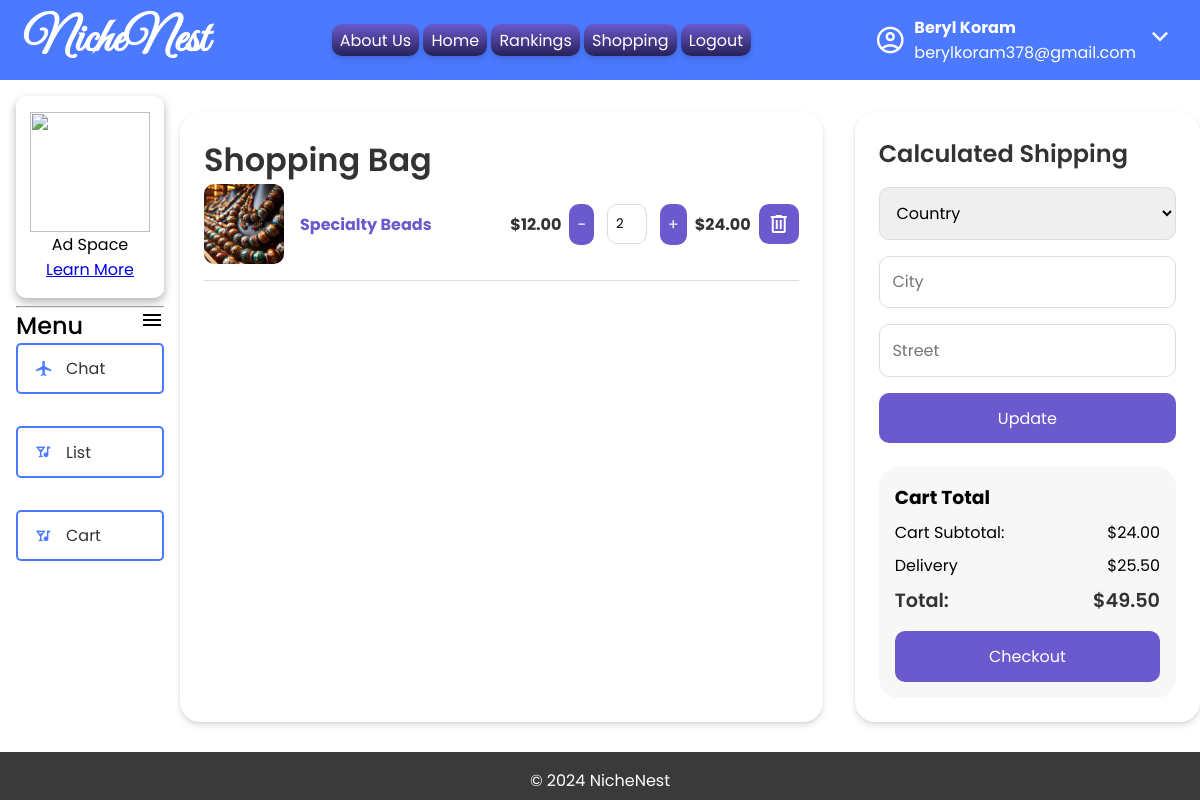
/view/cart_view.php (signed in), run on the app's committed database.
### tables this page shows
CREATE TABLE `cart` (
  `cart_id` int(11) NOT NULL,
  `product_id` int(11) NOT NULL,
  `customer_id` int(11) NOT NULL,
  `qty` int(11) NOT NULL
);

CREATE TABLE `sourced_items` (
  `item_id` int(11) NOT NULL,
  `item_name` varchar(200) NOT NULL,
  `customer_id` int(11) NOT NULL,
  `shopper_id` int(11) NOT NULL,
  `Price` double NOT NULL,
  `item_img` varchar(2000) NOT NULL,
  `created_at` timestamp NOT NULL DEFAULT current_timestamp()
);

CREATE TABLE `shipping_fees` (
  `fee_id` int(11) NOT NULL,
  `customer_id` int(11) NOT NULL,
  `fee` decimal(10,2) DEFAULT 0.00,
  `waived` tinyint(1) DEFAULT 0,
  `country` varchar(100) NOT NULL,
  `city` varchar(100) NOT NULL,
  `street` varchar(100) NOT NULL
);

### classes/cart_class.php (called while the page is built, shortened)
<?php
require_once("../settings/db_class.php");
class cart_class extends db_connection
{
    public function view_cart($customerid)
	{
		$ndb = new db_connection();
        $sql="SELECT * FROM `cart` WHERE `customer_id`  = '$customerid'";
        return $ndb->db_fetch_all($sql);
	}
    public function get_cart_product($productid)
    {
		$ndb = new db_connection();
        $sql = "SELECT * FROM  `sourced_items` WHERE `item_id` = '$productid'";
        return $ndb->db_fetch_one($sql);
    }
    public function get_cart_delivery($customerid)
    {
        $ndb = new db_connection();
        $sql = "SELECT `fee` FROM `shipping_fees` WHERE `customer_id` = '$customerid'";
        return $ndb->db_fetch_one($sql);
    }
}
?>

### settings/db_class.php (called while the page is built, shortened)
<?php
class db_connection
{
	public $db = null;
	public $results = null;
	function db_connect(){
		$this->db = mysqli_connect(SERVER,USERNAME,PASSWORD,DATABASE);
		if (mysqli_connect_errno()) {
			return false;
		}else{
			return true;
		}
	}
	function db_query($sqlQuery){
		$this->results = mysqli_query($this->db,$sqlQuery);
		if ($this->results == false) {
			return false;
		}else{
			return true;
		}
	}
	function db_fetch_one($sql){
		if(!$this->db_query($sql)){
			return false;
		}
		return mysqli_fetch_assoc($this->results);
	}
	function db_fetch_all($sql){
		if(!$this->db_query($sql)){
			return false;
		}
		return mysqli_fetch_all($this->results, MYSQLI_ASSOC);
	}
}
?>

### functions/display_cart.php (the view, shortened to what this page needs)
<?php
include_once("../classes/cart_class.php");
function display_cart()
{
    $customerid = $_SESSION['user_id'];
    $displaycart = new cart_class();
    $cartitems = $displaycart->view_cart($customerid);
    if (gettype($cartitems) != "NULL")
    {
        foreach ($cartitems as $cartitem)
        {
            $pid = $cartitem['product_id'];
            $pdetails =  $displaycart->get_cart_product($pid);
            $ptitle = $pdetails['item_name'];
            $price = $pdetails['Price'];
            $subtotal =$price * $cartitem['qty'];
            echo
            "<div class='cart-item'>
                    <img src='".$pdetails['item_img']."' alt='item image' class='item-image'>
                    <div class='item-details'>
                        <h4>".$ptitle."</h4>
                    </div>
                    <div class='item-price'>$".number_format($price, 2)."</div>
                    <div class='item-quantity'>
                        <a href='../actions/decrease_cart_action.php?key=".$pid."'
                            <button class='quantity-btn decreaseqty'>-</button>
                        </a>
                        <input type='number' value='".$cartitem['qty']."' min='1' name='qty' class='quantity'>
                        <a href='../actions/increase_cart_action.php?key=".$pid."'
                            <button class='quantity-btn increaseqty'>+</button>
                        </a>
                        </div>
                    <div class='item-total'>$".number_format($subtotal,2)."</div>
                    <span class='material-symbols-outlined'>delete</span>
            </div>";
        }
    }
}
function display_cart_total()
{
    $customerid = $_SESSION['user_id'];
    $displaycart = new cart_class();
    $cartitems = $displaycart->view_cart($customerid);
    $totalprice = 0;
    if (gettype($cartitems) != "NULL")
    {
        foreach ($cartitems as $cartitem)
        {
            $pid = $cartitem['product_id'];
            $pdetails =  $displaycart->get_cart_product($pid);
            $price = $pdetails['Price'];
            $subtotal = $price * $cartitem['qty'];
            $totalprice += $subtotal;
        }
        $delivery = $displaycart->get_cart_delivery($customerid);
        $deliveryfee = $delivery['fee'];
        $cart_total = $totalprice + $deliveryfee;
        echo "<form action='../actions/add_order_action.php' method='post' name='order-form' class='cart-total'>
                    <h3>Cart Total</h3>
                    <p name='subtotal'>Cart Subtotal: <span>$".number_format($totalprice,2)."</span></p>
                    <p name='deliveryfee'>Delivery<span>$".number_format($deliveryfee,2)."</span></p>
                    <h4 name='totalamount'>Total: <span>$".number_format($cart_total,2)."</span></h4>
                    <button type='submit' class='button checkout'>Checkout</button>
             </form>";
    }
}
?>

### css/cart.css (style rules this page uses)
:root { --color-linear: linear-gradient(var(--color-brand-4), var(--color-brand-3), var(--color-brand-4), var(--color-brand-3)); --color-text: #333 !important; --color-text-1: #ffffff; --color-brand-2: #4b79ff; --color-brand-3: #6A5ACD; --color-brand-4: #282158; --box-shadow: 0px 4px 6px rgba(0, 0, 0, 0.1), 0px 1px 3px rgba(0, 0, 0, 0.08); --box-shadow-1: 0px 4px 10px rgba(0, 0, 0, 0.3); --border-radius: 20px; --border-radius-1: 10px; --padding-small: 1rem; --padding-medium: 1.5rem; --padding-large: 2rem; --logo-fontsize: 3rem; --fontsize-tiny: 0.8rem; --fontsize-regular: 1rem; --fontsize-smedium: 1.2rem; --fontsize-large: 2rem; }
* { font-family: 'Poppins', sans-serif; margin: 0; padding: 0; box-sizing: border-box; }
body { width: 100%; height: 100%; display: grid; grid-template-areas: "header header" "aside main" "footer footer"; grid-template-columns: 15% 85%; grid-template-rows: 10% 84% 6%; }
.cart-item { display: flex; align-items: center; margin-bottom: var(--padding-small); border-bottom: 1px solid #ddd; padding-bottom: var(--padding-small); }
.item-image { width: 80px; height: 80px; border-radius: var(--border-radius-1); margin-right: var(--padding-small); object-fit: cover; }
.item-details { flex: 1; }
.item-details h4 { font-size: var(--fontsize-regular); margin: 0; color: var(--color-brand-3); font-weight: bold; }
.item-price, .item-total { font-size: var(--fontsize-regular); color: var(--color-text); font-weight: bold; }
.item-quantity { display: flex; align-items: center; padding: 0.5rem; gap: 0.5rem; }
.quantity-btn { background: var(--color-brand-3); color: var(--color-text-1); border: none; border-radius: var(--border-radius-1); padding: 0.5rem; cursor: pointer; }
.item-quantity a { text-decoration: none; }
.item-quantity input { width: 2.5rem; height: 2.5rem; padding-left: 0.5rem; padding-right: 0.5rem; margin: 0 0.3rem; border: 1px solid #ddd; border-radius: var(--border-radius-1); }
.cart-item span { width: fit-content; padding: 0.5rem; margin-left: 0.5rem; text-align: center; color: #ffffff; background-color: var(--color-brand-3); border-radius: 10px; cursor: pointer; }
.button { padding: 0.8rem 1.5rem; border-radius: var(--border-radius-1); font-size: var(--fontsize-regular); border: none; cursor: pointer; width: 100%; }
.cart-total { background: #f7f7f7; border-radius: var(--border-radius); padding: var(--padding-small); }
.cart-total p { display: flex; justify-content: space-between; font-size: var(--fontsize-regular); margin: 0.5rem 0; }
.cart-total h4 { display: flex; justify-content: space-between; font-size: var(--fontsize-smedium); font-weight: 600; color: var(--color-text); }
.button.checkout { color: var(--color-text-1); margin-top: var(--padding-small); background: var(--color-brand-3); }

### css/inner_footer.css (style rules this page uses)
:root { --color-linear: linear-gradient(var(--color-brand-4), var(--color-brand-3), var(--color-brand-4), var(--color-brand-3)); --color-text: #000000; --color-text-1: #ffffff; --color-brand-1: #ff4b5c; --color-brand-2: #4b79ff; --color-brand-3: #6A5ACD; --color-brand-4: #282158; --box-shadow: 0px 4px 6px rgba(0, 0, 0, 0.1), 0px 1px 3px rgba(0, 0, 0, 0.08); --border-radius:20px; --padding-small: 1rem; --padding-medium: 1.5rem; --padding-large: 2rem; --logo-fontsize: 3rem; --fontsize-regular: 1rem; --fontsize-smedium: 1.2rem; --fontsize-large: 2rem; }
* { font-family: 'Poppins', sans-serif; margin: 0; padding: 0; box-sizing: border-box; }
html { width: 100%; height: 100%; }

### css/inner_header.css (style rules this page uses)
:root { --color-linear: linear-gradient(var(--color-brand-4), var(--color-brand-3), var(--color-brand-4), var(--color-brand-3)); --color-text: #3333; --color-text-1: #ffffff; --color-brand-1: #ff4b5c; --color-brand-2: #4b79ff; --color-brand-3: #6A5ACD; --color-brand-4: #282158; --box-shadow: 0px 4px 6px rgba(0, 0, 0, 0.1), 0px 1px 3px rgba(0, 0, 0, 0.08); --border-radius:20px; --padding-small: 1rem; --padding-medium: 1.5rem; --padding-large: 2rem; --logo-fontsize: 3rem; --fontsize-regular: 1rem; --fontsize-smedium: 1.2rem; --fontsize-large: 2rem; --fontsize-logo: 3rem; }
* { font-family: 'Poppins', sans-serif; margin: 0; padding: 0; box-sizing: border-box; }

### data on the page
cart: product.item_img (picture), product.item_name "Specialty Beads", product.Price "12.00", qty "2", subtotal "24.00"
shipping_fees: fee "25.50", fee "49.50"

### other printed values
$name "Beryl Koram"
$email "berylkoram378@gmail.com"
$totalprice "24.00"
